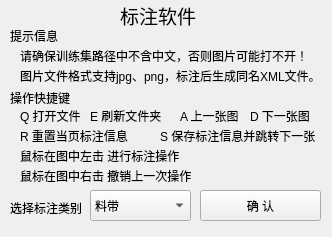
<?xml version="1.0" encoding="UTF-8"?>
<ui version="4.0">
 <class>Marking</class>
 <widget class="QWidget" name="Marking">
  <property name="geometry">
   <rect>
    <x>0</x>
    <y>0</y>
    <width>332</width>
    <height>237</height>
   </rect>
  </property>
  <property name="windowTitle">
   <string>MarkingSoftWare</string>
  </property>
  <widget class="QPushButton" name="pushButton">
   <property name="geometry">
    <rect>
     <x>200</x>
     <y>190</y>
     <width>121</width>
     <height>31</height>
    </rect>
   </property>
   <property name="text">
    <string>确 认</string>
   </property>
  </widget>
  <widget class="QComboBox" name="Model">
   <property name="geometry">
    <rect>
     <x>90</x>
     <y>190</y>
     <width>101</width>
     <height>31</height>
    </rect>
   </property>
   <property name="font">
    <font>
     <family>3ds</family>
     <pointsize>9</pointsize>
    </font>
   </property>
   <property name="autoFillBackground">
    <bool>true</bool>
   </property>
   <property name="locale">
    <locale language="Chinese" country="China"/>
   </property>
   <item>
    <property name="text">
     <string>料带</string>
    </property>
   </item>
   <item>
    <property name="text">
     <string>伞套</string>
    </property>
   </item>
   <item>
    <property name="text">
     <string>加油口</string>
    </property>
   </item>
  </widget>
  <widget class="QLabel" name="label">
   <property name="geometry">
    <rect>
     <x>120</x>
     <y>0</y>
     <width>121</width>
     <height>31</height>
    </rect>
   </property>
   <property name="font">
    <font>
     <family>3ds</family>
     <pointsize>14</pointsize>
    </font>
   </property>
   <property name="text">
    <string>标注软件</string>
   </property>
  </widget>
  <widget class="QLabel" name="label_2">
   <property name="geometry">
    <rect>
     <x>10</x>
     <y>30</y>
     <width>54</width>
     <height>12</height>
    </rect>
   </property>
   <property name="text">
    <string>提示信息</string>
   </property>
  </widget>
  <widget class="QLabel" name="label_3">
   <property name="geometry">
    <rect>
     <x>20</x>
     <y>40</y>
     <width>301</width>
     <height>31</height>
    </rect>
   </property>
   <property name="text">
    <string>请确保训练集路径中不含中文，否则图片可能打不开！</string>
   </property>
  </widget>
  <widget class="QLabel" name="label_4">
   <property name="geometry">
    <rect>
     <x>10</x>
     <y>90</y>
     <width>71</width>
     <height>16</height>
    </rect>
   </property>
   <property name="text">
    <string>操作快捷键</string>
   </property>
  </widget>
  <widget class="QLabel" name="label_5">
   <property name="geometry">
    <rect>
     <x>20</x>
     <y>100</y>
     <width>61</width>
     <height>31</height>
    </rect>
   </property>
   <property name="text">
    <string>Q 打开文件</string>
   </property>
  </widget>
  <widget class="QLabel" name="label_7">
   <property name="geometry">
    <rect>
     <x>180</x>
     <y>100</y>
     <width>61</width>
     <height>31</height>
    </rect>
   </property>
   <property name="text">
    <string>A 上一张图</string>
   </property>
  </widget>
  <widget class="QLabel" name="label_8">
   <property name="geometry">
    <rect>
     <x>250</x>
     <y>100</y>
     <width>61</width>
     <height>31</height>
    </rect>
   </property>
   <property name="text">
    <string>D 下一张图</string>
   </property>
  </widget>
  <widget class="QLabel" name="label_9">
   <property name="geometry">
    <rect>
     <x>160</x>
     <y>120</y>
     <width>161</width>
     <height>31</height>
    </rect>
   </property>
   <property name="text">
    <string>S 保存标注信息并跳转下一张</string>
   </property>
  </widget>
  <widget class="QLabel" name="label_10">
   <property name="geometry">
    <rect>
     <x>20</x>
     <y>120</y>
     <width>111</width>
     <height>31</height>
    </rect>
   </property>
   <property name="text">
    <string>R 重置当页标注信息</string>
   </property>
  </widget>
  <widget class="QLabel" name="label_11">
   <property name="geometry">
    <rect>
     <x>20</x>
     <y>140</y>
     <width>181</width>
     <height>31</height>
    </rect>
   </property>
   <property name="text">
    <string>鼠标在图中左击 进行标注操作</string>
   </property>
  </widget>
  <widget class="QLabel" name="label_12">
   <property name="geometry">
    <rect>
     <x>20</x>
     <y>160</y>
     <width>191</width>
     <height>31</height>
    </rect>
   </property>
   <property name="text">
    <string>鼠标在图中右击 撤销上一次操作</string>
   </property>
  </widget>
  <widget class="QLabel" name="label_6">
   <property name="geometry">
    <rect>
     <x>10</x>
     <y>200</y>
     <width>71</width>
     <height>16</height>
    </rect>
   </property>
   <property name="text">
    <string>选择标注类别</string>
   </property>
  </widget>
  <widget class="QLabel" name="label_13">
   <property name="geometry">
    <rect>
     <x>20</x>
     <y>60</y>
     <width>301</width>
     <height>31</height>
    </rect>
   </property>
   <property name="text">
    <string>图片文件格式支持jpg、png，标注后生成同名XML文件。</string>
   </property>
  </widget>
  <widget class="QLabel" name="label_14">
   <property name="geometry">
    <rect>
     <x>90</x>
     <y>100</y>
     <width>81</width>
     <height>31</height>
    </rect>
   </property>
   <property name="text">
    <string>E 刷新文件夹</string>
   </property>
  </widget>
 </widget>
 <resources/>
 <connections/>
</ui>
